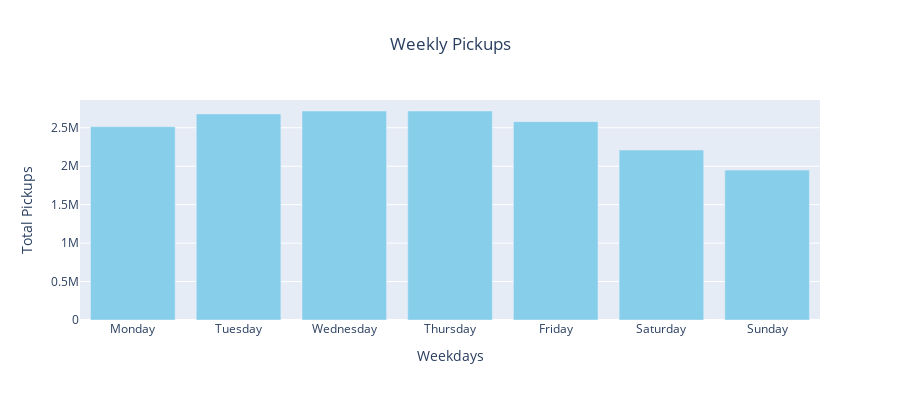

Source (notebook cell):
### Code cell
# Plotting the pickups and dropoff counts for weekday
days = ['Monday', 'Tuesday', 'Wednesday', 'Thursday', 'Friday', 'Saturday', 'Sunday']
pick_drop = [pickups_and_dropoffs[pickups_and_dropoffs['weekday'] == i]['pickups'].sum() for i, day in enumerate(days)]

fig = go.Figure(data=[go.Bar(x=days, y=pick_drop, marker_color='skyblue')])
fig.update_layout(xaxis_title="Weekdays", yaxis_title="Total Pickups", title="Weekly Pickups", title_x=0.5, width=900,  height=400)
fig.show()

### Figure 1 — Plotly figure (JSON) as saved in the notebook; plotly's stock layout.template omitted (floating-point values rounded to 4 significant figures)
{"data": [{"marker": {"color": "skyblue"}, "type": "bar", "x": ["Monday", "Tuesday", "Wednesday", "Thursday", "Friday", "Saturday", "Sunday"], "y": [2514547, 2680516, 2717668, 2718144, 2579504, 2210284, 1949776]}], "layout": {"height": 400, "title": {"text": "Weekly Pickups", "x": 0.5}, "width": 900, "xaxis": {"title": {"text": "Weekdays"}}, "yaxis": {"title": {"text": "Total Pickups"}}}}
